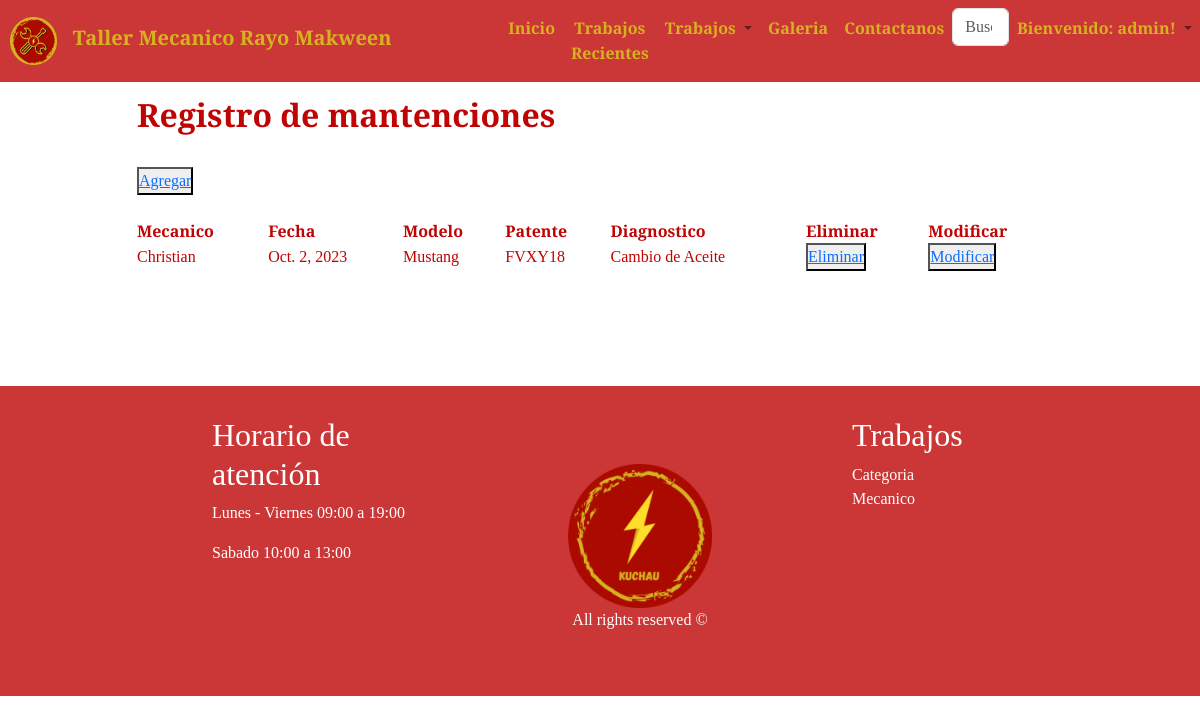
The page /taller/atencionesUpdate (signed in) on the database its author committed.
### taller/models.py (models this page shows)
class Atencion(models.Model):
    id_atencion     = models.AutoField(primary_key=True, db_column='idAtencion')
    mecanico        = models.ForeignKey('Mecanico',on_delete=models.CASCADE, db_column='rut')
    fecha_atencion  = models.DateField(blank=False, null=False)
    modelo          = models.CharField(max_length=20)
    patente         = models.CharField(max_length=20)
    diagnostico     = models.CharField(max_length=100)
    id_mantencion   = models.ForeignKey('Mantencion', on_delete=models.CASCADE, db_column='idMantencion')
    cantidad        = models.CharField(max_length=20)
    valor           = models.CharField(max_length=20)

class Mecanico(models.Model):
    rut              = models.CharField(db_column='rut', primary_key=True,max_length=10)
    nombre           = models.CharField(max_length=20)
    apellido_paterno = models.CharField(max_length=20)
    apellido_materno = models.CharField(max_length=20)
    fecha_nacimiento = models.DateField(blank=False, null=False)
    id_genero        = models.ForeignKey('Genero',on_delete=models.CASCADE, db_column='idGenero')
    telefono         = models.CharField(max_length=45)
    email            = models.EmailField(unique=True, max_length=100, blank=True, null=True)
    direccion        = models.CharField(max_length=50, blank=True, null=True)

### taller/views.py (the view)
# urls.py: path('atencionesUpdate', views.atencionesUpdate, name='atencionesUpdate'),
@login_required
def atencionesUpdate(request):
    if request.method == "POST":
        id_ate=request.POST["id_ate"]
        mecanico=request.POST["mecanico"]
        fechaAte=request.POST["fechaAte"]
        modelo=request.POST["modelo"]
        patente=request.POST["patente"]
        diagnostico=request.POST["diagnostico"]
        mantencion=request.POST["mantencion"]
        cantidad=request.POST["cantidad"]
        valor=request.POST["valor"]
        objMecanico=Mecanico.objects.get(rut = mecanico)
        objMantencion=Mantencion.objects.get(id_mantencion = mantencion)
        atencion = Atencion()
        atencion.id_atencion=id_ate
        atencion.mecanico=objMecanico
        atencion.fecha_atencion=fechaAte
        atencion.modelo=modelo
        atencion.patente=patente
        atencion.diagnostico=diagnostico
        atencion.id_mantencion=objMantencion
        atencion.cantidad=cantidad
        atencion.valor=valor
        atencion.save()
        mecanicos=Mecanico.objects.all()
        mantenciones= Mantencion.objects.all()
        context={'mensaje':"Ok, datos actualizados...",'mecanicos': mecanicos,'mantenciones': mantenciones, 'atencion': atencion}
        return render(request, 'taller/atenciones_edit.html',context)
    else:
        atenciones = Atencion.objects.all()
        context={'atenciones':atenciones}
        return render(request, 'taller/atencion_list.html',context)

### taller/templates/taller/atencion_list.html (shortened to what this page needs)
{% load static %}
<!DOCTYPE html>
<html lang="en">
<head>
    <link rel="stylesheet" href="https://stackpath.bootstrapcdn.com/bootstrap/4.1.3/css/bootstrap.min.css"
>
    <link rel="stylesheet" href="{% static 'img/iconos/css/fontello.css' %}">
    <link rel="stylesheet" href="{% static 'ext/bootstrap/css/bootstrap.min.css' %}">
    <link rel="stylesheet" href="{% static 'css/keyframes.css' %}">
    <link rel="stylesheet" href="{% static 'css/banner.css' %}">
    <link rel="stylesheet" href="{% static 'css/style.css' %}">
</head>
<body>
    <header>
        <nav class="my_navbar navbar navbar-expand-lg navbar-light bg-light fixed-top">
          <a class="navbar-brand pad_l" href="index"> <img  style="max-width: 10%;" src="{% static 'img/Llave.png' %}" class="img-fluid" alt="Logo" width="20%">
          <b class="color_nav">&nbsp Taller Mecanico Rayo Makween</b></a>
          <div class="collapse navbar-collapse" id="navbarSupportedContent">
            <ul class="navbar-nav mr-auto">
              <li class="nav-item active">
                <a class="nav-link" href="index"><b class="color_nav">Inicio</b><span class="sr-only">(current)</span></a>
              </li>
              <li class="nav-item">
                <a class="nav-link" href="trabajosrecientes"><b class="color_nav">Trabajos Recientes</b></a>
              </li>
              <li class="nav-item dropdown">
                <a class="nav-link dropdown-toggle" href="#" id="navbarDropdown" role="button" data-toggle="dropdown"
                  aria-haspopup="true" aria-expanded="false">
                  <b class="color_nav">Trabajos</b>
                </a>
              </li>
              <li class="nav-item">
                <a class="nav-link" href="galeria"><b class="color_nav">Galeria</b></a>
              </li>
              <li>
              <li class="nav-item">
                <a class="nav-link" href="contactanos"><b class="color_nav">Contactanos</b></a>
              </li>
              <li>
                  <input class="form-control" type="search" placeholder="Buscar">
              </li>
              <li class="nav-item dropdown">
                <a class="nav-link dropdown-toggle" href="#" id="navbarDropdown" role="button" data-toggle="dropdown"
                  aria-haspopup="true" aria-expanded="false">
                  <b class="color_nav">{% if user.is_authenticated %}
                                        Bienvenido: {{user.username}}!
                                        {% else %}
                                        <a href="http://127.0.0.1:8000/accounts/login"><b>Acceder</b></a>
                                       {% endif %}
                  </b>
                </a>
              </li>
            </ul>
          </div>
        </nav>
      </header>
    <section>
        <div class="container">
            <div class="row color_cont">
                <div class="col-md-1"></div>
                <div class="col-md-10" style="padding-bottom: 2%;">
                    <br><br><br><br>
                    <div class="row text-left">
                        <h2><b> Registro de mantenciones</b></h2>
                    </div>
                    <div class="list-group">
                        <br>
                        <button type="button" style="width: fit-content;">
                            <a href="{% url 'atencionAdd' %}">Agregar</a>
                        </button><br>
                        <table>
                            {% if atenciones %}
                                <th>Mecanico</th>
                                <th>Fecha</th>
                                <th>Modelo</th>
                                <th>Patente</th>
                                <th>Diagnostico</th>
                                <th>Eliminar</th>
                                <th>Modificar</th>
                                {% for x in atenciones %}
                                    <tr>
                                        <td>{{ x.mecanico.nombre }}</td>
                                        <td>{{ x.fecha_atencion }}</td>
                                        <td>{{ x.modelo }}</td>
                                        <td>{{ x.patente }}</td>
                                        <td>{{ x.diagnostico }}</td>
                                        <td><button type="button">
                                            <a href="{% url 'atencionDel' pk=x.id_atencion %}">Eliminar</a>
                                        </button></td>
                                        <td><button type="button">
                                            <a href="{% url 'atencionEdit' pk=x.id_atencion %}">Modificar</a>
                                        </button></td>
                                    </tr>
                                {% endfor %}
                            {% endif %}
                        </table><br>
                        <br><br>
                    </div>
                </div>
                <div class="col-md-1"></div>
            </div>
        </div>
    </section>
    <footer>
        <div class="cont_footer">
            <div class="container">
                <div class="row">
                    <div class="col-md-1"></div>
                    <div class="col-md-3">
                        <h2>Horario de atención</h2>
                        <p>Lunes - Viernes 09:00 a 19:00</p>
                        <p>Sabado 10:00 a 13:00</p>
                    </div>
                    <div class="col-md-1"></div>
                    <div class="col-md-3 cont_img_footer">
                        <img src="{% static 'img/Footer.png' %}" class="img-fluid" alt="Footer" width="auto">
                        <p> All rights reserved ©</p>
                    </div>
                    <div class="col-md-1"></div>
                    <div class="col-md-3">
                        <h2>Trabajos</h2>
                        <a href="categoria">Categoria</a>
                        <a href="mecanico">Mecanico</a>
                    </div>
                </div>
            </div>
        </div>
    </footer>
</body>
</html>

### taller/static/css/banner.css (style rules this page uses)
.pad_l { padding-left: 10px; }

### taller/static/css/style.css (style rules this page uses)
* { margin: 0%; padding: 0; box-sizing: border-box; }
body { font-family: 'Cormorant Garamond', serif; }
.my_navbar { background-color: rgba(190, 4, 4, 0.8) !important; }
.my_navbar div, .my_navbar ul { background-color: transparent !important; text-align: center; }
.form-control { align-items: center; }
.color_nav { color: #D6B221; }
.color_cont { color: rgba(190, 4, 4); }
.cont_footer { background-color: rgba(190, 4, 4, 0.8); padding: 10%; padding-bottom: 0; padding-top: 30px; color: white; margin-top: 20px; text-align: left; }
.cont_footer a { color: white; text-decoration: none; display: block; padding-bottom: 0; text-align: left; }
.cont_img_footer { padding: 5%; float: center; max-width: 30%; text-align: center; }

### rows shown on the page
Atencion: mecanico.nombre "Christian", fecha_atencion "Oct. 2, 2023", modelo "Mustang", patente "FVXY18", diagnostico "Cambio de Aceite"

### other values the page prints
{{ user.username }} "admin"
